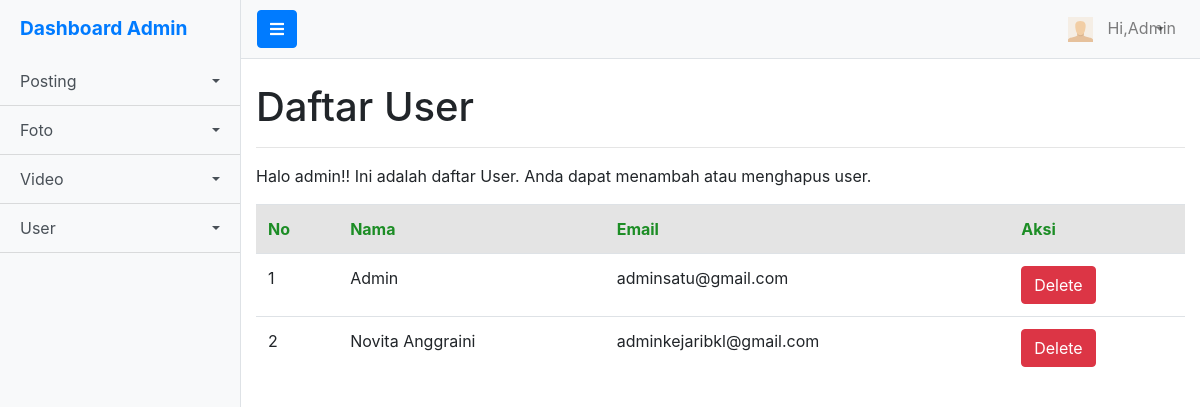
Page /control/lihat_user.php (signed in) on the committed database.
### tables this page shows
CREATE TABLE `users` (
  `id` int(11) NOT NULL,
  `username` varchar(255) NOT NULL,
  `email` varchar(255) NOT NULL,
  `password` varchar(255) NOT NULL,
  `name` varchar(255) NOT NULL,
  `photo` varchar(255) NOT NULL DEFAULT 'default.svg'
);

### control/lihat_user.php (the view, shortened to what this page needs)
<?php
include "header.php";
include 'config.php';
  ?>
  <?php
$q  = mysqli_query($conn, "SELECT * FROM users ORDER BY id DESC") or die(mysqli_error($conn));
 ?>
      <div class="container-fluid">
        <h1 class="mt-4">Daftar User</h1><hr/>
        <p>Halo admin!! Ini adalah daftar User. Anda dapat menambah atau menghapus user.</p>
      </div>
      <div class="container-fluid">
              <div class="span6">
                <table class="table table-hover">
                  <thead style="font-weight:bold;color: #1C8D25;background: #E4E4E4;">
                    <tr>
                      <td>No</td>
                      <td>Nama</td>
                      <td>Email</td>
                      <td>Aksi</td>
                    </tr>
                  </thead>
                  <tbody>
                  <?php
                  $i = 1;
                  while ($post = mysqli_fetch_array($q)) {
                    ?>
                    <tr>
                      <td><?php echo $i; ?></td>
                      <td><?php echo $post['name']; ?></td>
                      <td><?php echo $post['email']; ?></td>
                      <td> <a href="?id=<?php echo $post['id']; ?>" onclick="confirm('Apakah anda yakin?')" class="btn btn-danger">Delete</a></td>
                    </tr>
                    <?php
                    $i++;
                  }
                   ?>
                  </tbody>
                </table>
              </div>
    </div>
  </div>
</body>
</html>

### rows in the picture
users: name "Admin", email "adminsatu@gmail.com"
users: name "Novita Anggraini", email "adminkejaribkl@gmail.com"
